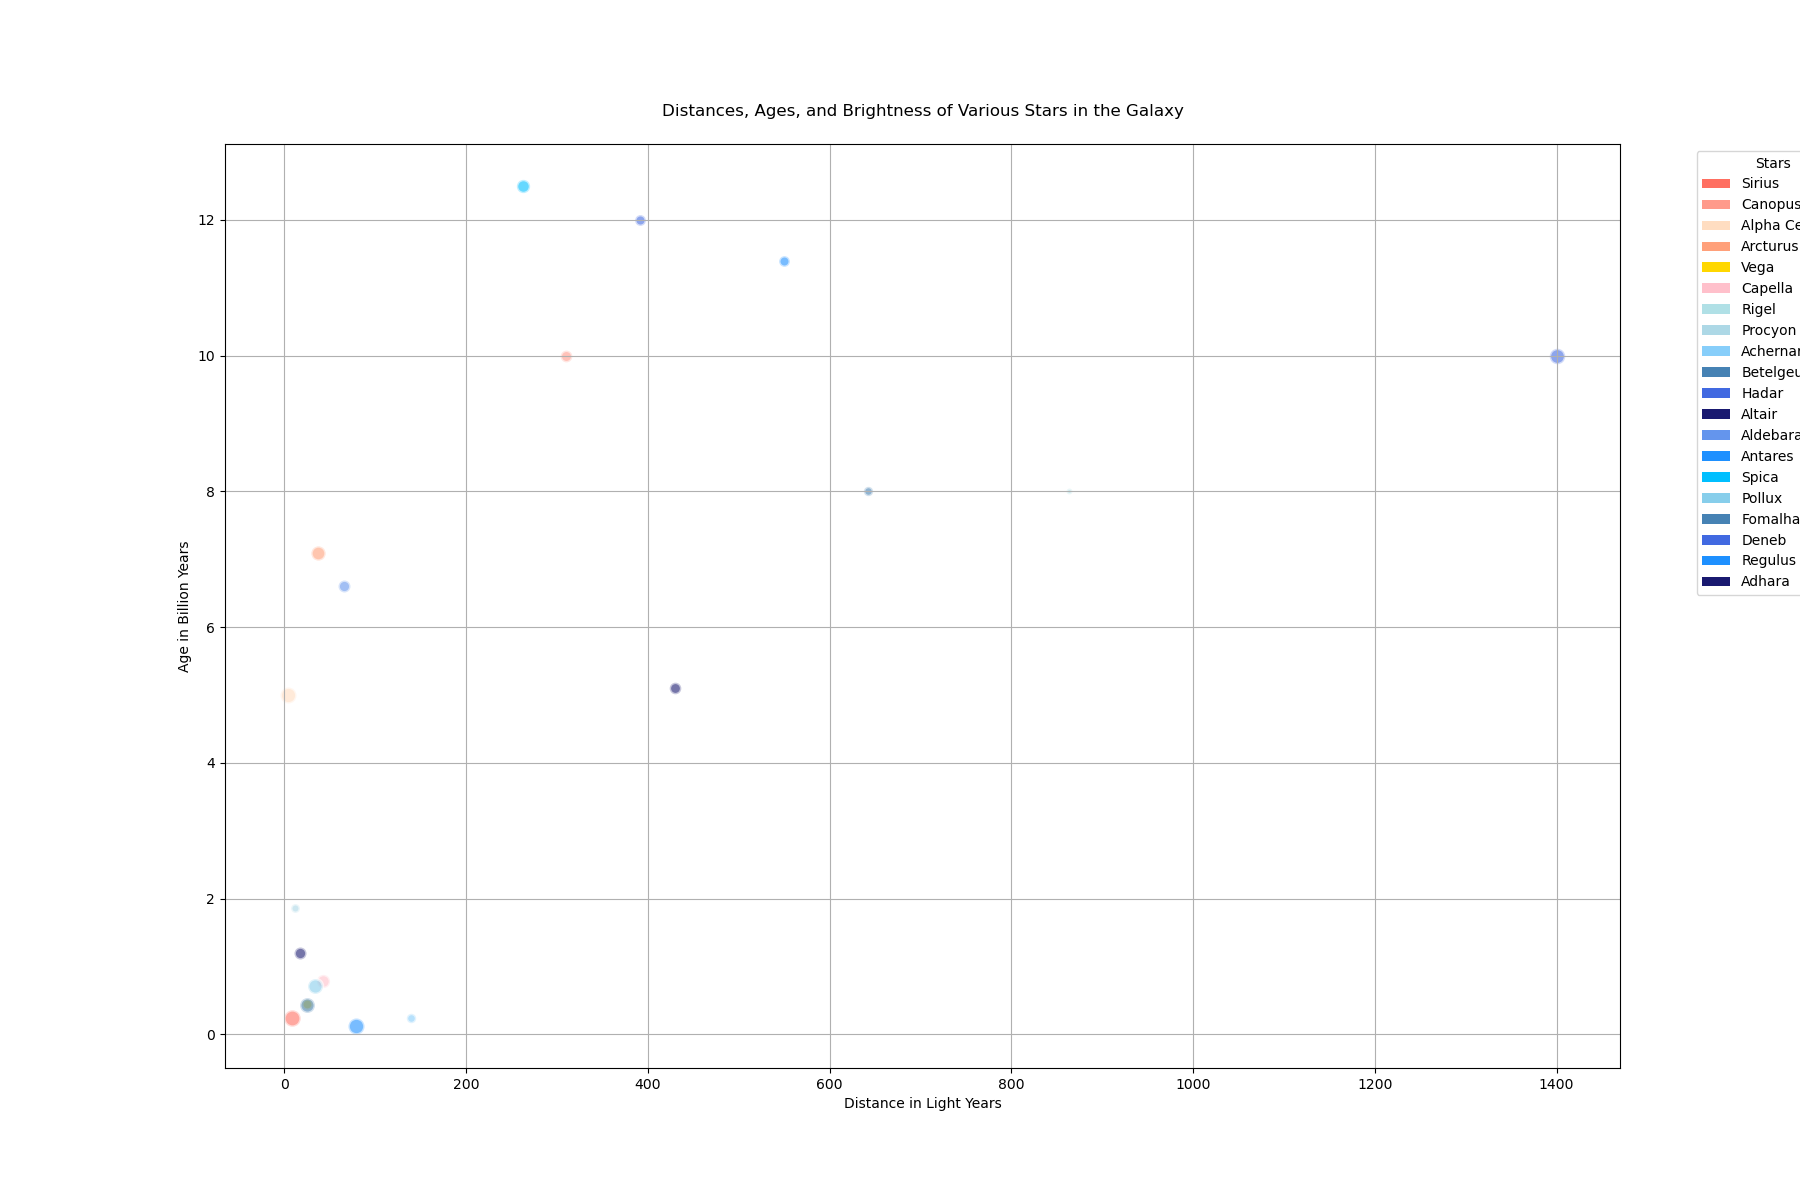

Generate this figure with Python:

import matplotlib.pyplot as plt

# Define the data
stars = ["Sirius", "Canopus", "Alpha Centauri", "Arcturus", "Vega", "Capella", 
         "Rigel", "Procyon", "Achernar", "Betelgeuse", "Hadar", "Altair", 
         "Aldebaran", "Antares", "Spica", "Pollux", "Fomalhaut", "Deneb", 
         "Regulus", "Adhara"]
distance = [8.6, 310, 4.37, 36.7, 25, 42.9, 863, 11.4, 139, 642.5, 391, 16.7, 
            65.3, 550, 262, 34, 25, 1400, 79, 430] # in light years
brightness = [1.42, 0.72, 1.33, 1.08, 0.58, 0.91, 0.18, 0.40, 0.46, 0.45, 0.61, 
              0.76, 0.75, 0.60, 0.92, 1.16, 1.16, 1.25, 1.35, 0.70] # relative to sun
age = [0.242, 10.0, 5.0, 7.1, 0.455, 0.79, 8.0, 1.87, 0.24, 8.0, 12.0, 1.2, 6.6, 
       11.4, 12.5, 0.72, 0.44, 10.0, 0.125, 5.1] # in billion years
colors = ["#FF6F61", "#FF9A8B", "#FFDDC1", "#FFA07A", "#FFD700", "#FFC0CB", 
          "#B0E0E6", "#ADD8E6", "#87CEFA", "#4682B4", "#4169E1", "#191970", 
          "#6495ED", "#1E90FF", "#00BFFF", "#87CEEB", "#4682B4", "#4169E1", 
          "#1E90FF", "#191970"]

# Size corresponds to the brightness
sizes = [brightness_value * 100 for brightness_value in brightness]

# Create the plot
plt.figure(figsize=(18, 12))

for i in range(len(stars)):
    plt.scatter(distance[i], age[i], s=sizes[i], c=colors[i], alpha=0.6, edgecolors="w", linewidth=2)

# Customizations
plt.title('Distances, Ages, and Brightness of Various Stars in the Galaxy', pad=20)
plt.xlabel('Distance in Light Years')
plt.ylabel('Age in Billion Years')
plt.grid(True)

# Add a legend for star colors
from matplotlib.patches import Patch
legend_elements = [Patch(facecolor=colors[i], label=stars[i]) for i in range(len(stars))]
plt.legend(handles=legend_elements, title="Stars", bbox_to_anchor=(1.05, 1), loc='upper left')

plt.show()
